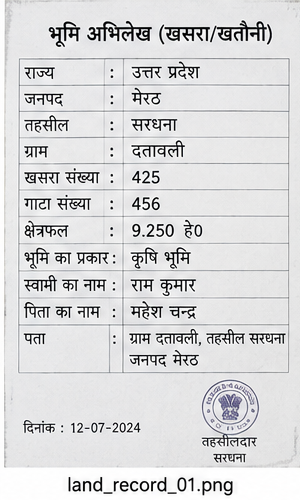
#> input picture ai/samples/land_record_01.png, 300 x 500 px
$ python -i preprocess.py   (imports and definitions only)
#> lines starting #> are read from the running program, lines starting #| are printed output that depends on the picture; after the words box and inside, x2 and y2 are one past the last pixel; in counts of white or black regions, pixels touching at a corner belong together
from PIL import Image, ImageEnhance, ImageFilter, ImageOps


def preprocess_image(image_path):
    # Open image
#> called with image_path = '../samples/land_record_01.png'
    image = Image.open(image_path)
#> image is the input picture: PIL image 300x500 RGB; mean R, G, B 217.5, 217.6, 218.6

    # Convert to grayscale
    image = image.convert("L")
#> image: PIL image 300x500 L

    # Resize image
    image = image.resize(
        (image.width * 4, image.height * 4)
    )
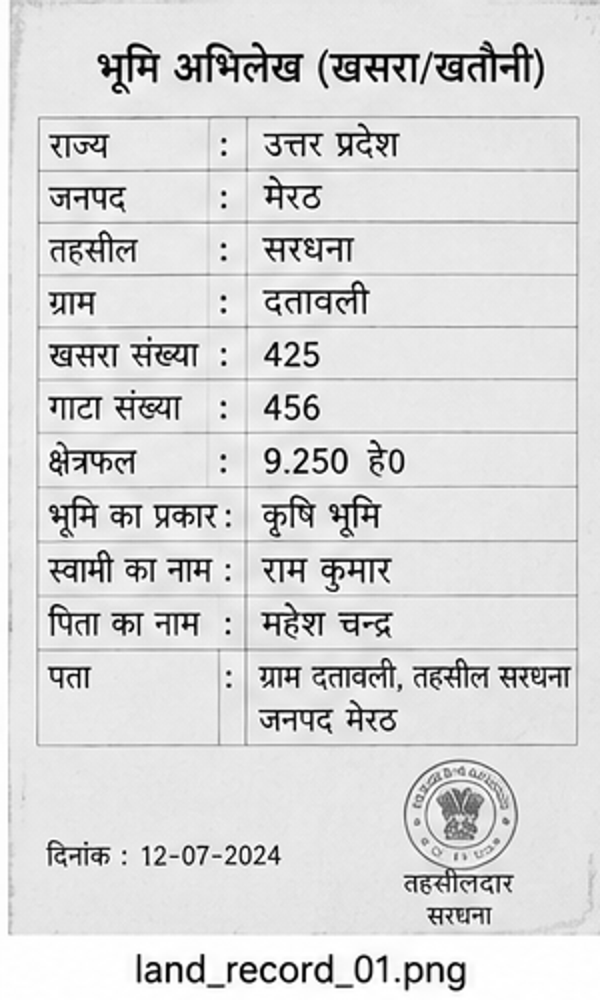
#> image: PIL image 1200x2000 L (shown at 1/2 size); min 0, max 255, mean 217.6

    # Improve contrast
    image = ImageEnhance.Contrast(image).enhance(2.5)
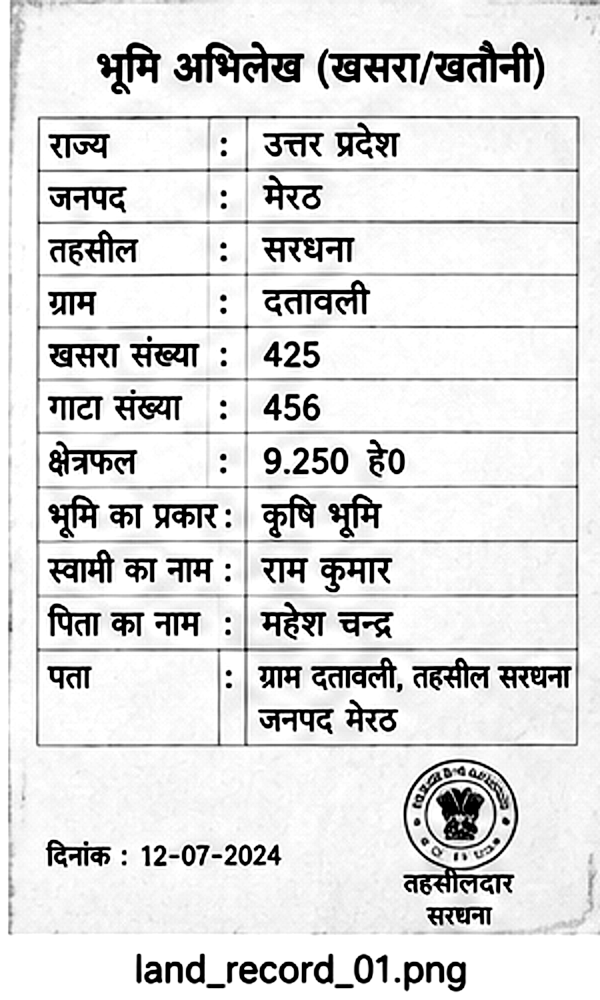
#> image: PIL image 1200x2000 L (shown at 1/2 size); min 0, max 255, mean 221.9

    # Sharpen
    image = image.filter(ImageFilter.SHARPEN)

    # Convert to black and white
    image = ImageOps.autocontrast(image)

    image = image.point(
        lambda p: 0 if p < 180 else 255
    )
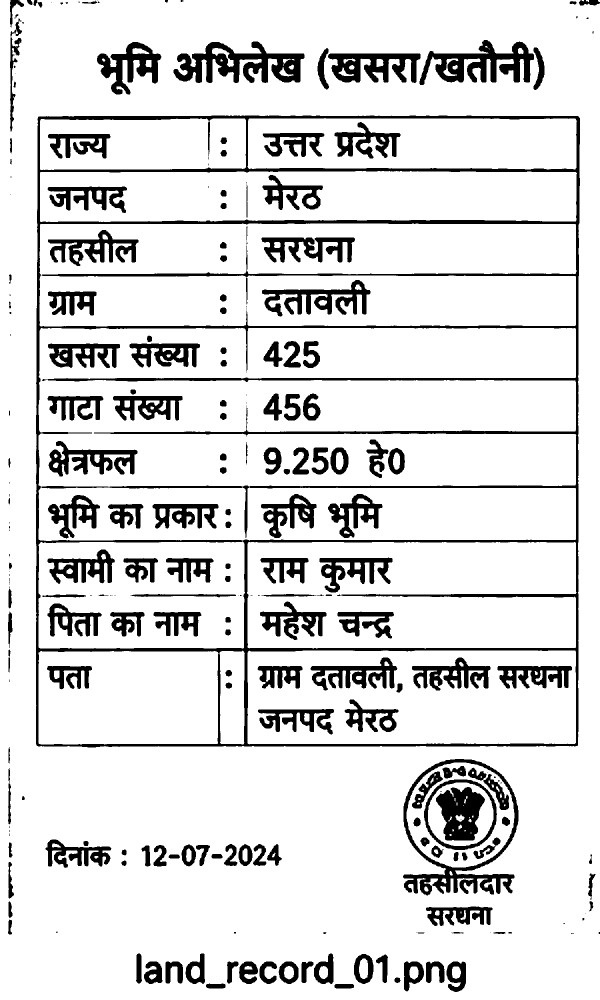
#> image: PIL image 1200x2000 L (shown at 1/2 size); 86.5% white; 259 black regions (87 under 20 px), largest, box (x1, y1, x2, y2) and area: (72, 231, 1160, 1495) 81279, (347, 83, 609, 166) 10854, (806, 1518, 1037, 1791) 10612

    return image

>>> result = preprocess_image('../samples/land_record_01.png')

$ run again, on ai/samples/land_record_02.png
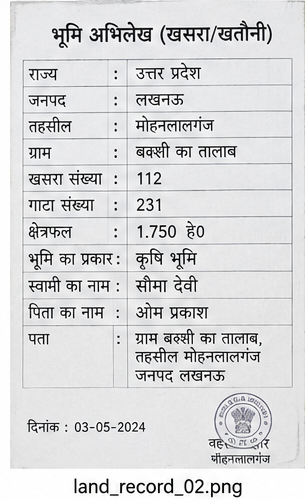
#> input picture ai/samples/land_record_02.png, 305 x 500 px
#> in preprocess_image, image is the input picture: PIL image 305x500 RGB; mean R, G, B 217.5, 217.8, 218.8
#> in preprocess_image, `image = ImageEnhance.Contrast(image).enhance(2.5)`:
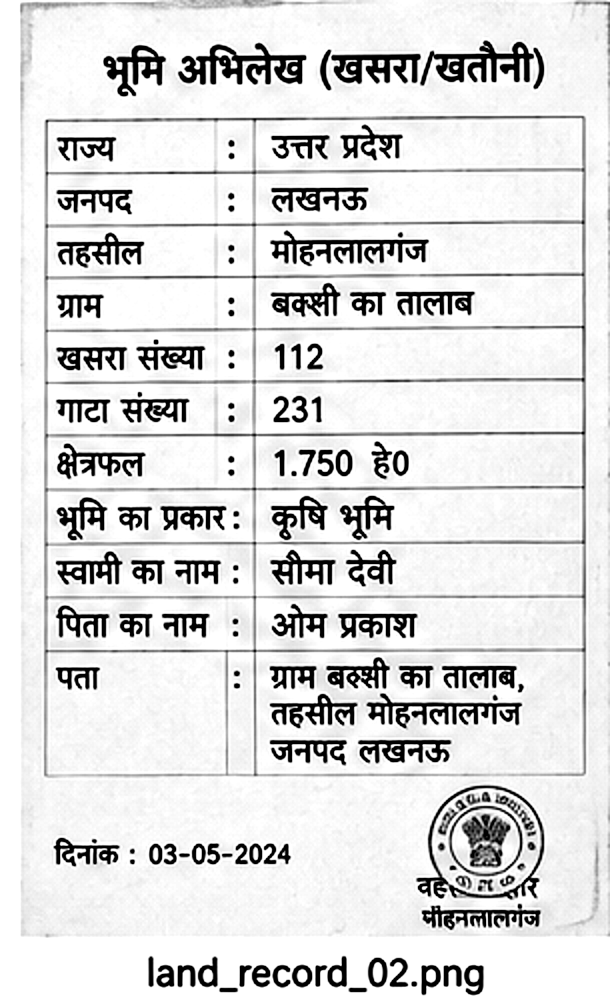
#> image: PIL image 1220x2000 L (shown at 1/2 size); min 0, max 255, mean 220.9
#> in preprocess_image, `image = image.point( lambda p: 0 if p < 180 else 255 )`:
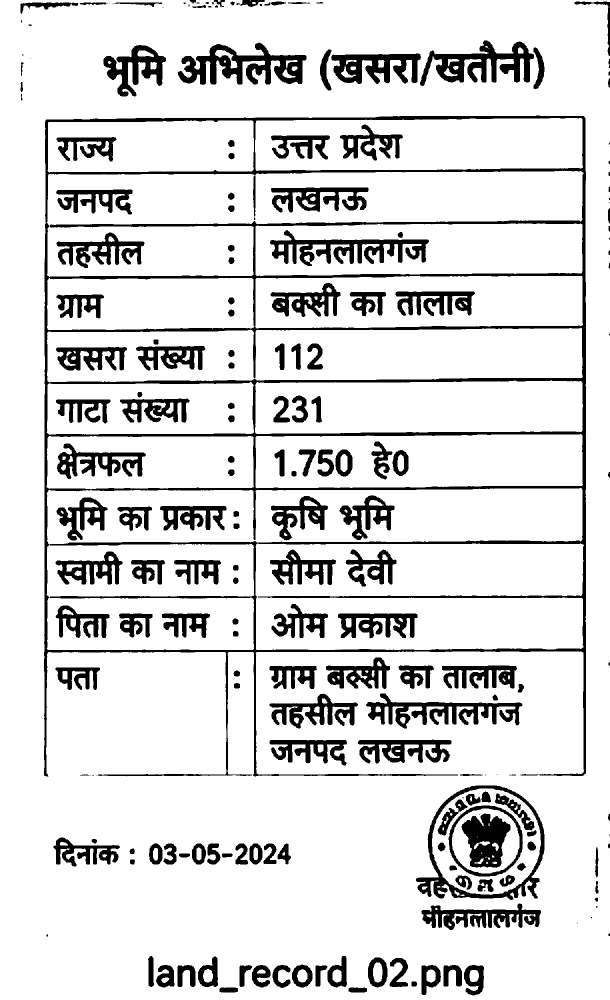
#> image: PIL image 1220x2000 L (shown at 1/2 size); 86.1% white; 209 black regions (39 under 20 px), largest, box (x1, y1, x2, y2) and area: (88, 231, 1172, 1553) 84087, (356, 85, 613, 170) 10263, (540, 460, 858, 532) 8853

$ run again, on ai/samples/land_record_04.png
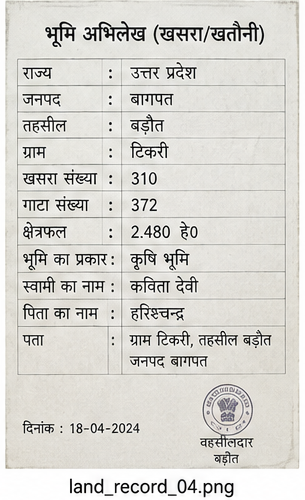
#> input picture ai/samples/land_record_04.png, 305 x 500 px
#> in preprocess_image, image is the input picture: PIL image 305x500 RGB; mean R, G, B 215.8, 214.3, 209.3
#> in preprocess_image, `image = ImageEnhance.Contrast(image).enhance(2.5)`:
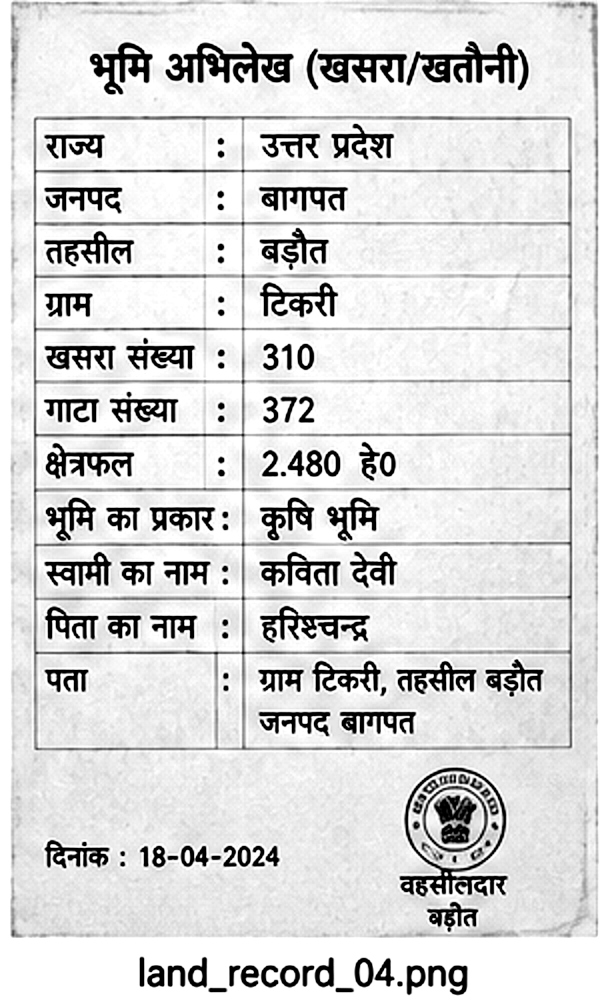
#> image: PIL image 1220x2000 L (shown at 1/2 size); min 0, max 255, mean 217.1
#> in preprocess_image, `image = image.point( lambda p: 0 if p < 180 else 255 )`:
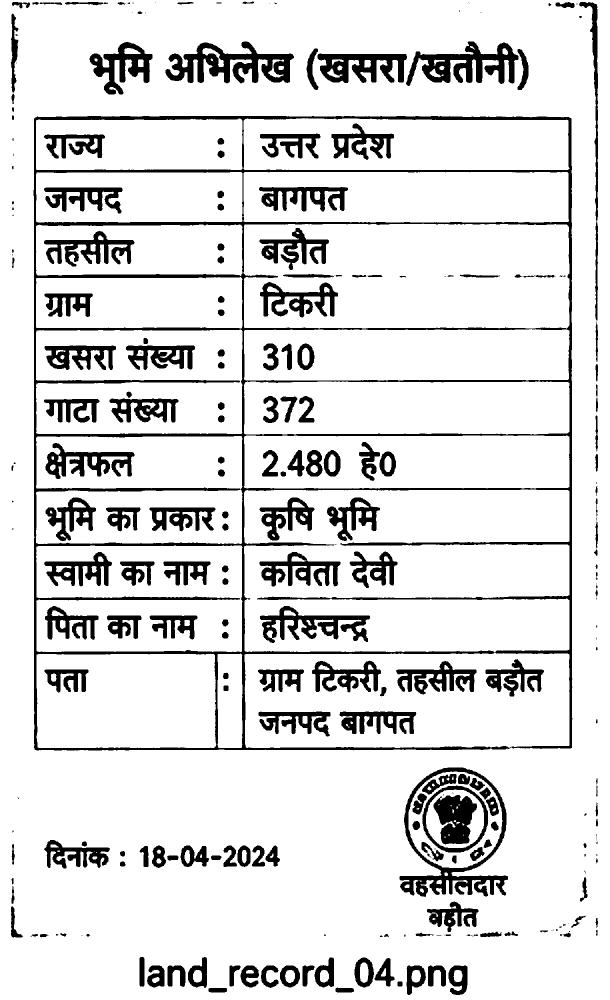
#> image: PIL image 1220x2000 L (shown at 1/2 size); 87% white; 276 black regions (79 under 20 px), largest, box (x1, y1, x2, y2) and area: (67, 232, 1145, 1501) 78599, (331, 83, 588, 167) 10347, (799, 1535, 1016, 1794) 10343
